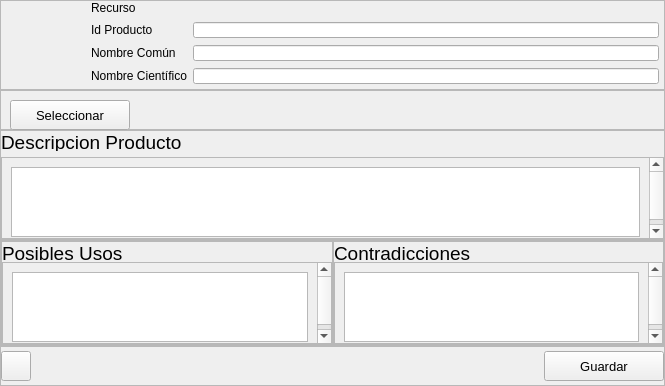
                <widget class="QWidget" name="page_recursos_admin">
                 <layout class="QVBoxLayout" name="verticalLayout_73">
                  <property name="spacing">
                   <number>0</number>
                  </property>
                  <property name="leftMargin">
                   <number>0</number>
                  </property>
                  <property name="topMargin">
                   <number>0</number>
                  </property>
                  <property name="rightMargin">
                   <number>0</number>
                  </property>
                  <property name="bottomMargin">
                   <number>0</number>
                  </property>
                  <item>
                   <widget class="QFrame" name="frame_54">
                    <property name="minimumSize">
                     <size>
                      <width>0</width>
                      <height>90</height>
                     </size>
                    </property>
                    <property name="maximumSize">
                     <size>
                      <width>16777215</width>
                      <height>90</height>
                     </size>
                    </property>
                    <property name="frameShape">
                     <enum>QFrame::StyledPanel</enum>
                    </property>
                    <property name="frameShadow">
                     <enum>QFrame::Raised</enum>
                    </property>
                    <layout class="QHBoxLayout" name="horizontalLayout_36">
                     <property name="spacing">
                      <number>0</number>
                     </property>
                     <property name="leftMargin">
                      <number>0</number>
                     </property>
                     <property name="topMargin">
                      <number>0</number>
                     </property>
                     <property name="rightMargin">
                      <number>0</number>
                     </property>
                     <property name="bottomMargin">
                      <number>0</number>
                     </property>
                     <item>
                      <widget class="QLabel" name="lbl_img_recurso_admin">
                       <property name="minimumSize">
                        <size>
                         <width>90</width>
                         <height>90</height>
                        </size>
                       </property>
                       <property name="maximumSize">
                        <size>
                         <width>90</width>
                         <height>90</height>
                        </size>
                       </property>
                       <property name="text">
                        <string/>
                       </property>
                       <property name="pixmap">
                        <pixmap>hoja.png</pixmap>
                       </property>
                       <property name="scaledContents">
                        <bool>true</bool>
                       </property>
                      </widget>
                     </item>
                     <item>
                      <layout class="QFormLayout" name="formLayout_7">
                       <property name="horizontalSpacing">
                        <number>6</number>
                       </property>
                       <property name="verticalSpacing">
                        <number>7</number>
                       </property>
                       <property name="rightMargin">
                        <number>5</number>
                       </property>
                       <property name="bottomMargin">
                        <number>5</number>
                       </property>
                       <item row="0" column="0">
                        <widget class="QLabel" name="label_30">
                         <property name="text">
                          <string>Recurso</string>
                         </property>
                        </widget>
                       </item>
                       <item row="1" column="0">
                        <widget class="QLabel" name="label_35">
                         <property name="text">
                          <string>Id Producto</string>
                         </property>
                        </widget>
                       </item>
                       <item row="1" column="1">
                        <widget class="QLineEdit" name="ln_idrecurso_admin"/>
                       </item>
                       <item row="2" column="0">
                        <widget class="QLabel" name="label_36">
                         <property name="text">
                          <string>Nombre Común</string>
                         </property>
                        </widget>
                       </item>
                       <item row="2" column="1">
                        <widget class="QLineEdit" name="ln_nombrecomun_admin"/>
                       </item>
                       <item row="3" column="0">
                        <widget class="QLabel" name="label_38">
                         <property name="text">
                          <string>Nombre Científico</string>
                         </property>
                        </widget>
                       </item>
                       <item row="3" column="1">
                        <widget class="QLineEdit" name="ln_nombrecient_admin"/>
                       </item>
                       <item row="0" column="1">
                        <widget class="QLabel" name="lbl_numero_recurso">
                         <property name="text">
                          <string/>
                         </property>
                        </widget>
                       </item>
                      </layout>
                     </item>
                    </layout>
                   </widget>
                  </item>
                  <item>
                   <widget class="QFrame" name="frame_55">
                    <property name="minimumSize">
                     <size>
                      <width>0</width>
                      <height>40</height>
                     </size>
                    </property>
                    <property name="maximumSize">
                     <size>
                      <width>16777215</width>
                      <height>40</height>
                     </size>
                    </property>
                    <property name="frameShape">
                     <enum>QFrame::StyledPanel</enum>
                    </property>
                    <property name="frameShadow">
                     <enum>QFrame::Raised</enum>
                    </property>
                    <layout class="QHBoxLayout" name="horizontalLayout_37">
                     <item>
                      <widget class="QPushButton" name="btn_select_img_recurso">
                       <property name="minimumSize">
                        <size>
                         <width>120</width>
                         <height>30</height>
                        </size>
                       </property>
                       <property name="maximumSize">
                        <size>
                         <width>120</width>
                         <height>30</height>
                        </size>
                       </property>
                       <property name="styleSheet">
                        <string notr="true">font-size: 13px</string>
                       </property>
                       <property name="text">
                        <string>Seleccionar</string>
                       </property>
                       <property name="iconSize">
                        <size>
                         <width>25</width>
                         <height>25</height>
                        </size>
                       </property>
                      </widget>
                     </item>
                     <item>
                      <spacer name="horizontalSpacer_23">
                       <property name="orientation">
                        <enum>Qt::Horizontal</enum>
                       </property>
                       <property name="sizeHint" stdset="0">
                        <size>
                         <width>513</width>
                         <height>17</height>
                        </size>
                       </property>
                      </spacer>
                     </item>
                    </layout>
                   </widget>
                  </item>
                  <item>
                   <widget class="QFrame" name="frame_57">
                    <property name="frameShape">
                     <enum>QFrame::StyledPanel</enum>
                    </property>
                    <property name="frameShadow">
                     <enum>QFrame::Raised</enum>
                    </property>
                    <layout class="QVBoxLayout" name="verticalLayout_67">
                     <property name="leftMargin">
                      <number>0</number>
                     </property>
                     <property name="topMargin">
                      <number>0</number>
                     </property>
                     <property name="rightMargin">
                      <number>0</number>
                     </property>
                     <property name="bottomMargin">
                      <number>0</number>
                     </property>
                     <item>
                      <widget class="QLabel" name="label_41">
                       <property name="minimumSize">
                        <size>
                         <width>0</width>
                         <height>20</height>
                        </size>
                       </property>
                       <property name="maximumSize">
                        <size>
                         <width>16777215</width>
                         <height>20</height>
                        </size>
                       </property>
                       <property name="text">
                        <string>&lt;html&gt;&lt;head/&gt;&lt;body&gt;&lt;p&gt;&lt;span style=&quot; font-size:14pt;&quot;&gt;Descripcion Producto&lt;/span&gt;&lt;/p&gt;&lt;/body&gt;&lt;/html&gt;</string>
                       </property>
                      </widget>
                     </item>
                     <item>
                      <widget class="QScrollArea" name="scrollArea_12">
                       <property name="minimumSize">
                        <size>
                         <width>0</width>
                         <height>82</height>
                        </size>
                       </property>
                       <property name="maximumSize">
                        <size>
                         <width>16777215</width>
                         <height>82</height>
                        </size>
                       </property>
                       <property name="widgetResizable">
                        <bool>true</bool>
                       </property>
                       <widget class="QWidget" name="scrollAreaWidgetContents_11">
                        <property name="geometry">
                         <rect>
                          <x>0</x>
                          <y>0</y>
                          <width>1297</width>
                          <height>89</height>
                         </rect>
                        </property>
                        <layout class="QVBoxLayout" name="verticalLayout_68">
                         <item>
                          <widget class="QTextEdit" name="text_descripcion_recurso"/>
                         </item>
                        </layout>
                       </widget>
                      </widget>
                     </item>
                    </layout>
                   </widget>
                  </item>
                  <item>
                   <widget class="QFrame" name="frame_58">
                    <property name="frameShape">
                     <enum>QFrame::StyledPanel</enum>
                    </property>
                    <property name="frameShadow">
                     <enum>QFrame::Raised</enum>
                    </property>
                    <layout class="QHBoxLayout" name="horizontalLayout_39">
                     <property name="spacing">
                      <number>0</number>
                     </property>
                     <property name="leftMargin">
                      <number>0</number>
                     </property>
                     <property name="topMargin">
                      <number>0</number>
                     </property>
                     <property name="rightMargin">
                      <number>0</number>
                     </property>
                     <property name="bottomMargin">
                      <number>0</number>
                     </property>
                     <item>
                      <widget class="QFrame" name="frame_59">
                       <property name="frameShape">
                        <enum>QFrame::StyledPanel</enum>
                       </property>
                       <property name="frameShadow">
                        <enum>QFrame::Raised</enum>
                       </property>
                       <layout class="QVBoxLayout" name="verticalLayout_69">
                        <property name="spacing">
                         <number>0</number>
                        </property>
                        <property name="leftMargin">
                         <number>0</number>
                        </property>
                        <property name="topMargin">
                         <number>0</number>
                        </property>
                        <property name="rightMargin">
                         <number>0</number>
                        </property>
                        <property name="bottomMargin">
                         <number>0</number>
                        </property>
                        <item>
                         <widget class="QLabel" name="label_47">
                          <property name="minimumSize">
                           <size>
                            <width>0</width>
                            <height>20</height>
                           </size>
                          </property>
                          <property name="maximumSize">
                           <size>
                            <width>16777215</width>
                            <height>20</height>
                           </size>
                          </property>
                          <property name="text">
                           <string>&lt;html&gt;&lt;head/&gt;&lt;body&gt;&lt;p&gt;&lt;span style=&quot; font-size:14pt;&quot;&gt;Posibles Usos&lt;/span&gt;&lt;/p&gt;&lt;/body&gt;&lt;/html&gt;</string>
                          </property>
                         </widget>
                        </item>
                        <item>
                         <widget class="QScrollArea" name="scrollArea_13">
                          <property name="minimumSize">
                           <size>
                            <width>0</width>
                            <height>82</height>
                           </size>
                          </property>
                          <property name="maximumSize">
                           <size>
                            <width>16777215</width>
                            <height>82</height>
                           </size>
                          </property>
                          <property name="widgetResizable">
                           <bool>true</bool>
                          </property>
                          <widget class="QWidget" name="scrollAreaWidgetContents_13">
                           <property name="geometry">
                            <rect>
                             <x>0</x>
                             <y>0</y>
                             <width>637</width>
                             <height>89</height>
                            </rect>
                           </property>
                           <layout class="QVBoxLayout" name="verticalLayout_70">
                            <item>
                             <widget class="QTextEdit" name="text_usos_recurso"/>
                            </item>
                           </layout>
                          </widget>
                         </widget>
                        </item>
                       </layout>
                      </widget>
                     </item>
                     <item>
                      <widget class="QFrame" name="frame_60">
                       <property name="frameShape">
                        <enum>QFrame::StyledPanel</enum>
                       </property>
                       <property name="frameShadow">
                        <enum>QFrame::Raised</enum>
                       </property>
                       <layout class="QVBoxLayout" name="verticalLayout_71">
                        <property name="spacing">
                         <number>0</number>
                        </property>
                        <property name="leftMargin">
                         <number>0</number>
                        </property>
                        <property name="topMargin">
                         <number>0</number>
                        </property>
                        <property name="rightMargin">
                         <number>0</number>
                        </property>
                        <property name="bottomMargin">
                         <number>0</number>
                        </property>
                        <item>
                         <widget class="QLabel" name="label_49">
                          <property name="minimumSize">
                           <size>
                            <width>0</width>
                            <height>20</height>
                           </size>
                          </property>
                          <property name="maximumSize">
                           <size>
                            <width>16777215</width>
                            <height>20</height>
                           </size>
                          </property>
                          <property name="text">
                           <string>&lt;html&gt;&lt;head/&gt;&lt;body&gt;&lt;p&gt;&lt;span style=&quot; font-size:14pt;&quot;&gt;Contradicciones&lt;/span&gt;&lt;/p&gt;&lt;/body&gt;&lt;/html&gt;</string>
                          </property>
                         </widget>
                        </item>
                        <item>
                         <widget class="QScrollArea" name="scrollArea_14">
                          <property name="minimumSize">
                           <size>
                            <width>0</width>
                            <height>82</height>
                           </size>
                          </property>
                          <property name="maximumSize">
                           <size>
                            <width>16777215</width>
                            <height>82</height>
                           </size>
                          </property>
                          <property name="widgetResizable">
                           <bool>true</bool>
                          </property>
                          <widget class="QWidget" name="scrollAreaWidgetContents_14">
                           <property name="geometry">
                            <rect>
                             <x>0</x>
                             <y>0</y>
                             <width>637</width>
                             <height>89</height>
                            </rect>
                           </property>
                           <layout class="QVBoxLayout" name="verticalLayout_72">
                            <item>
                             <widget class="QTextEdit" name="text_contradic_recurso"/>
                            </item>
                           </layout>
                          </widget>
                         </widget>
                        </item>
                       </layout>
                      </widget>
                     </item>
                    </layout>
                   </widget>
                  </item>
                  <item>
                   <widget class="QFrame" name="frame_56">
                    <property name="minimumSize">
                     <size>
                      <width>0</width>
                      <height>40</height>
                     </size>
                    </property>
                    <property name="maximumSize">
                     <size>
                      <width>16777215</width>
                      <height>40</height>
                     </size>
                    </property>
                    <property name="frameShape">
                     <enum>QFrame::StyledPanel</enum>
                    </property>
                    <property name="frameShadow">
                     <enum>QFrame::Raised</enum>
                    </property>
                    <layout class="QHBoxLayout" name="horizontalLayout_38">
                     <property name="spacing">
                      <number>0</number>
                     </property>
                     <property name="leftMargin">
                      <number>0</number>
                     </property>
                     <property name="topMargin">
                      <number>0</number>
                     </property>
                     <property name="rightMargin">
                      <number>0</number>
                     </property>
                     <property name="bottomMargin">
                      <number>0</number>
                     </property>
                     <item>
                      <widget class="QPushButton" name="btn_regresar_recu_home">
                       <property name="minimumSize">
                        <size>
                         <width>30</width>
                         <height>30</height>
                        </size>
                       </property>
                       <property name="maximumSize">
                        <size>
                         <width>30</width>
                         <height>30</height>
                        </size>
                       </property>
                       <property name="text">
                        <string/>
                       </property>
                       <property name="icon">
                        <iconset>
                         <normaloff>image/regresar.png</normaloff>image/regresar.png</iconset>
                       </property>
                       <property name="iconSize">
                        <size>
                         <width>20</width>
                         <height>20</height>
                        </size>
                       </property>
                      </widget>
                     </item>
                     <item>
                      <spacer name="horizontalSpacer_24">
                       <property name="orientation">
                        <enum>Qt::Horizontal</enum>
                       </property>
                       <property name="sizeHint" stdset="0">
                        <size>
                         <width>513</width>
                         <height>17</height>
                        </size>
                       </property>
                      </spacer>
                     </item>
                     <item>
                      <widget class="QPushButton" name="btn_guardar_recurso">
                       <property name="minimumSize">
                        <size>
                         <width>120</width>
                         <height>30</height>
                        </size>
                       </property>
                       <property name="maximumSize">
                        <size>
                         <width>120</width>
                         <height>30</height>
                        </size>
                       </property>
                       <property name="styleSheet">
                        <string notr="true">font-size: 13px</string>
                       </property>
                       <property name="text">
                        <string>Guardar</string>
                       </property>
                       <property name="iconSize">
                        <size>
                         <width>25</width>
                         <height>25</height>
                        </size>
                       </property>
                      </widget>
                     </item>
                    </layout>
                   </widget>
                  </item>
                 </layout>
                </widget>
